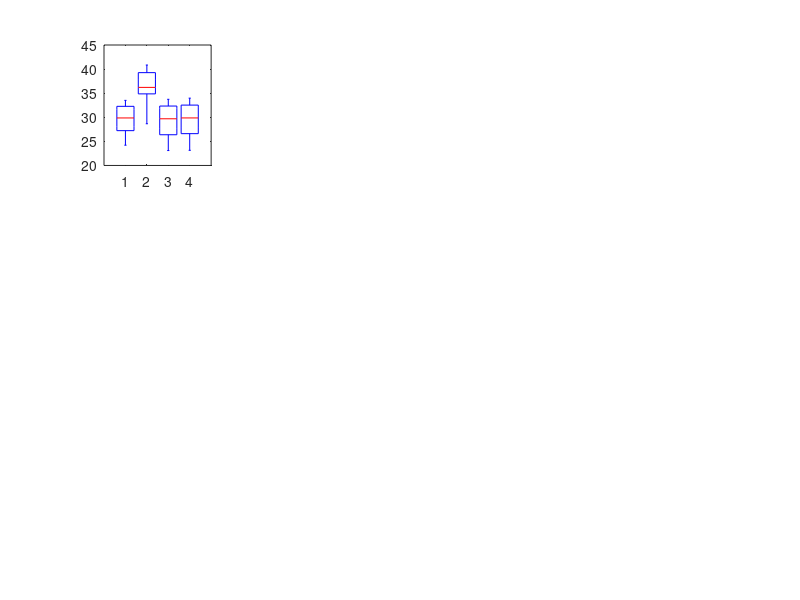

The MATLAB script that drew this image: (Note: this script raises an error after producing the figure.)
clc;clear;close all;
load PSNR.mat
dataset_path = 'D:\dropbox\VSTApplication\Exp-Comparison\exp2\dataset';
dataset_list = dir(dataset_path);
pp = zeros(1,12);
for dd = 1:12
    temp = mean(PSNR_all(:,:,dd)');
    pp(dd) = (temp(2) - max(temp(3), temp(4)))/(max(temp) - min(temp));
end
[a, pp] = sort(-pp);
for dd = 1:12
    subplot(3,4,dd);
    p = boxplot(PSNR_all(:,:,pp(dd))','colors','krmb','Whisker',10);
    title(dataset_list(pp(dd)+2).name,'Interpreter','none','FontName','Times New Roman','FontSize',12);
    set(gca,'XTick',[]);            
    hold on
end
axis([0.5 4.5 25 35])  
hLegend = legend(flip(findall(gca,'Tag','Box')), {'No VST','ConvexOpt','GAT','Foi'});
10*log10(255^2/mean(MSE_all(1,:,:),'all'))